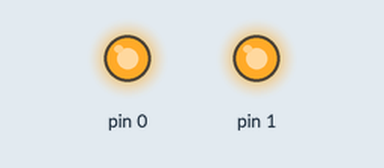
A sketch run on a simulated Arduino Uno, built with avr-gcc and run on an emulated ATmega328P. On the bench: output pins drawn as LEDs (lit = HIGH).

Above: at 1.0 s.
At 3.0 s:
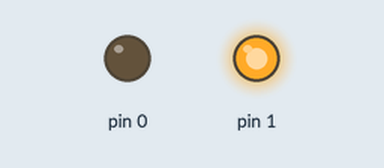
Timing chart, 0 to 4.6 s (numbered marks = the images above):
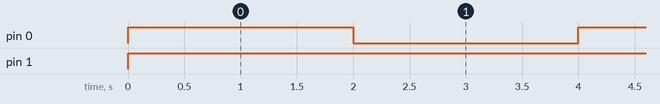

The sketch:

Gemma_Bot.ino
```cpp
#define M1 220 //mas para RC
#define M0 220

void setup() {
  // put your setup code here, to run once:
  pinMode(0, OUTPUT);
  pinMode(1, OUTPUT);
}

void loop() {
  // put your main code here, to run repeatedly:
  moveForward();
  delay(2000);
//  moveStop();
//  moveLeft();
//  delay(1000);
  moveLeft();
  delay(2000);

}

void moveForward() {
  analogWrite(0, M0);
  analogWrite(1, M1);
}


void moveLeft() {
  analogWrite(0, 0);
  analogWrite(1, M1);
}

void moveRight() {
  analogWrite(0, M0);
  analogWrite(1, 0);
}

void moveStop() {
  analogWrite(0, 0);
  analogWrite(1, 0);
}
```

Measured:
- by itself, pin 0: alternates HIGH for 2.0 s and LOW for 2.0 s
- by itself, pin 1: LOW → HIGH at 0.00 s
